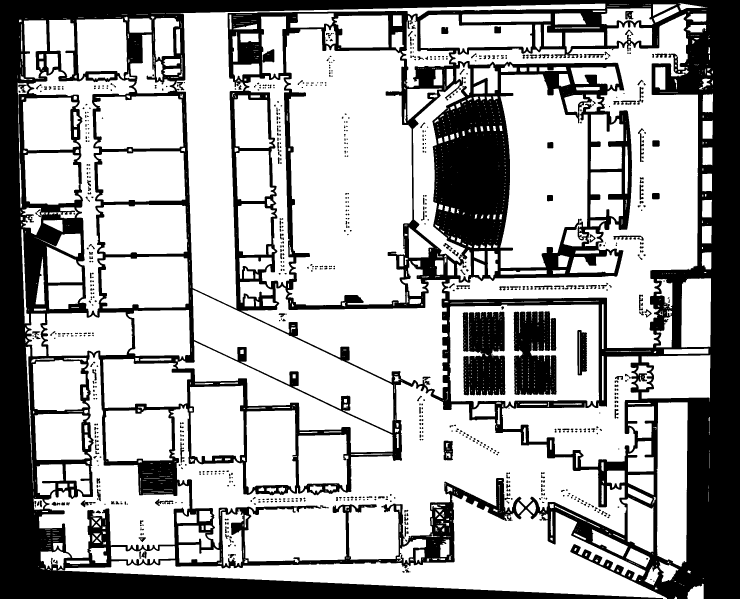
#> input picture qianli_ws/src/qianli_slam/maps/qianli_bupt_shahe_public_teaching_floor1_approx.pgm, 2220 x 1795 px, given in place of the camera (shown at 1/3 size)
$ python autotune.py
#> lines starting #> are read from the running program, lines starting #| are printed output that depends on the picture; after the words box and inside, x2 and y2 are one past the last pixel; in counts of white or black regions, pixels touching at a corner belong together
### qianli_ws/src/qianli_vision/qianli_vision/runtime_paths.py
"""ROS-independent resource paths shared by nodes and standalone tools.

Explicit overrides never silently fall back to a different robot or calibration.
Importing this module does not create directories, open devices or import ROS.
"""
from __future__ import annotations

import os
from pathlib import Path


# [8 lines left out: function project_root, not called in this run]


def project_path(relative: str = '') -> str:
    return str(project_root() / relative)


# [11 lines left out: function so101_path, not called in this run]


def parts_path(relative: str = '') -> str:
    root = Path(os.environ.get('QI_PARTS_DIR', project_path('dual_twin/mj_parts')))
    return str(root.expanduser() / relative)


# [32 lines left out: functions robot_urdf_path, arm_source_path, driver_params_path, not called in this run]


def calibration_path(filename: str = '') -> str:
    root = Path(os.environ.get('QI_CALIB_DIR', project_path('calib'))).expanduser()
    return str(root / filename)


def camera_source(value):
    """OpenCV accepts both integer indices and stable V4L2 device paths."""
    if isinstance(value, int):
        return value
    value = os.fspath(value)
    return int(value) if value.isdecimal() else value


def default_camera():
    return camera_source(os.environ.get('QI_CAMERA', '0'))


def open_video_capture(source=None, *args, **kwargs):
    """Open a camera with an optional machine-specific transport format.

    QI_CAMERA_FOURCC=MJPG avoids raw YUYV USB bandwidth failures in VMware.
    With no override, OpenCV retains its existing backend and format defaults.
    Video files/URLs retain their decoder settings.
    """
    import cv2
    source = default_camera() if source is None else camera_source(source)
    fourcc = os.environ.get('QI_CAMERA_FOURCC', '')
    device = isinstance(source, int) or str(source).startswith('/dev/')
    if device and fourcc and len(fourcc) != 4:
        raise ValueError('QI_CAMERA_FOURCC must contain four characters, e.g. MJPG')
    capture = cv2.VideoCapture(source, *args, **kwargs)
    if device and fourcc and capture.isOpened():
        if not capture.set(cv2.CAP_PROP_FOURCC, cv2.VideoWriter_fourcc(*fourcc)):
            capture.release()
            raise RuntimeError(f'Camera {source} cannot select format {fourcc}')
    return capture


# [4 lines left out: function default_arm_port, not called in this run]

### qianli_ws/src/qianli_vision/scripts/autotune.py
#!/usr/bin/env python3
"""自动调参：遍历 HSV 阈值，找出能稳定锁定物块的参数组合

目标物块特征（用户给定）：
  轮廓面积 330~350 px
  长宽差 <= 5（立方体投影接近正方形）
  最长边 20~50 px

输出：
  /tmp/autotune_raw.png    原始帧（带 ROI）
  /tmp/autotune_best.png   最佳参数下的标注图
  /tmp/autotune_mask.png   最佳参数下的掩码
  控制台：各候选参数组合的命中统计
"""

from project_paths import open_video_capture

from project_paths import default_camera

import itertools
import sys

import cv2
import numpy as np

# ROI（默认用之前框选的位置；None = 全画面）
ROI = (205, 143, 281, 216)

AREA_MIN, AREA_MAX = 330, 350
DIFF_MAX = 5
SIZE_MIN, SIZE_MAX = 20, 50

cap = open_video_capture(default_camera())
if not cap.isOpened():
    print('无法打开相机')
    sys.exit(1)
cap.set(cv2.CAP_PROP_FRAME_WIDTH, 640)
cap.set(cv2.CAP_PROP_FRAME_HEIGHT, 480)

# 抓 7 帧取中值，抑制噪声
frames = []
for _ in range(7):
    ok, f = cap.read()
    if ok:
        frames.append(f)
#> this loop made 7 passes
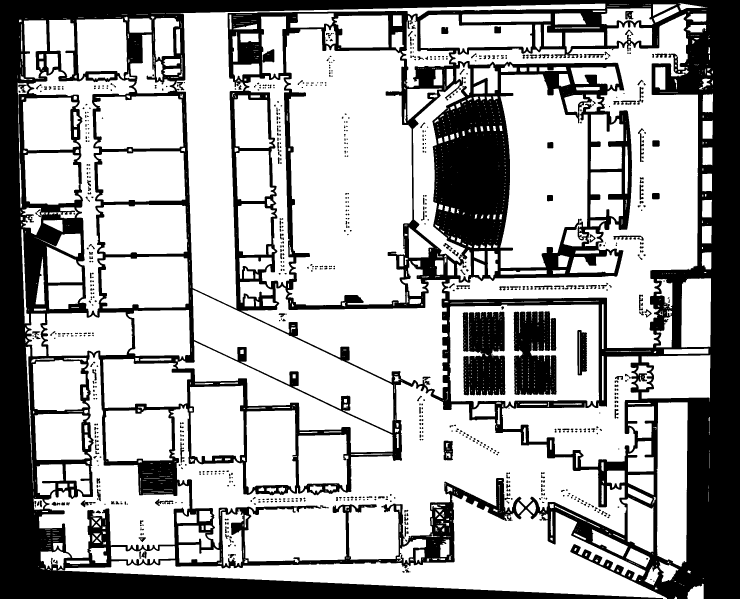
#> input picture qianli_ws/src/qianli_slam/maps/qianli_bupt_shahe_public_teaching_floor1_approx.pgm, 2220 x 1795 px, given in place of the camera (shown at 1/3 size)
#> after the loop, frames = 7 items
cap.release()
if not frames:
    print('读帧失败')
    sys.exit(1)
frame = np.median(np.array(frames), axis=0).astype(np.uint8)
#> frame is the input picture: shape (1795, 2220, 3); 67.5% white; 814 black regions (294 under 20 px), largest, box (x1, y1, x2, y2) and area: (0, 0, 2220, 1795) 1199168, (1541, 934, 1670, 1185) 26526, (1390, 934, 1516, 1186) 26440
print(f'抓帧 {len(frames)} 张，取中值。画面 {frame.shape[1]}x{frame.shape[0]}')
#| 抓帧 7 张，取中值。画面 2220x1795

x, y, w, h = ROI if ROI else (0, 0, frame.shape[1], frame.shape[0])
#> x = 205; y = 143; w = 281; h = 216
roi = frame[y:y + h, x:x + w].copy()
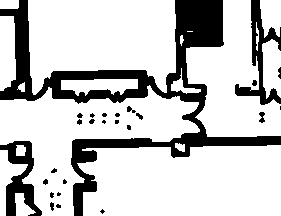
#> roi: shape (216, 281, 3); 77.9% white; 26 black regions (12 under 20 px), largest, box (x1, y1, x2, y2) and area: (0, 0, 281, 216) 10312, (0, 141, 42, 216) 1335, (235, 0, 281, 105) 1331
hsv_roi = cv2.cvtColor(roi, cv2.COLOR_BGR2HSV)
#> hsv_roi: shape (216, 281, 3); mean H, S, V 0, 0, 198.6

vis = frame.copy()
cv2.rectangle(vis, (x, y), (x + w, y + h), (255, 0, 0), 2)
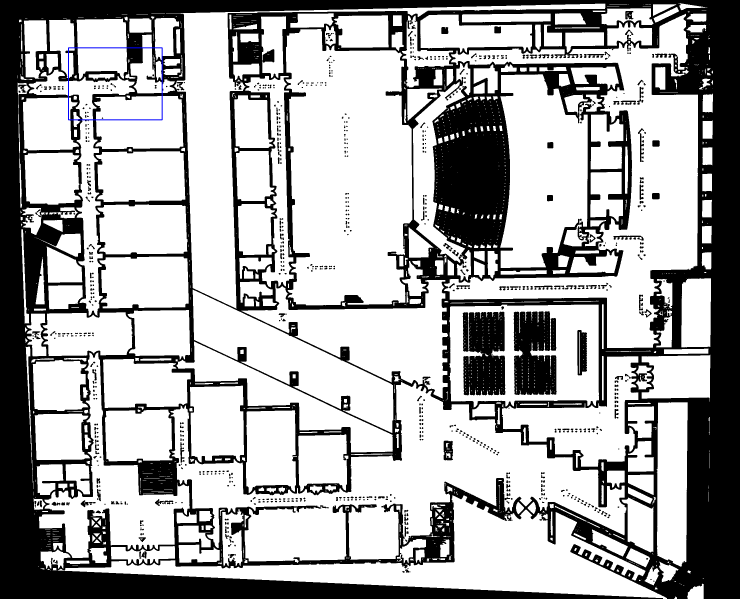
#> vis: shape (1795, 2220, 3) (shown at 1/3 size); 0.07% of pixels changed, all inside (x1, y1, x2, y2) = (204, 142, 488, 361); drawn as B, G, R
cv2.imwrite('/tmp/autotune_raw.png', vis)

k = cv2.getStructuringElement(cv2.MORPH_RECT, (3, 3))


def candidates(s_max, v_min, v_max, area_lo, area_hi):
    """返回满足面积+正方形+尺寸过滤的候选 (area, bx, by, bw, bh)。"""
    mask = cv2.inRange(hsv_roi, (0, 0, v_min), (179, s_max, v_max))
    mask = cv2.morphologyEx(mask, cv2.MORPH_OPEN, k)
    mask = cv2.morphologyEx(mask, cv2.MORPH_CLOSE, k)
    cnts, _ = cv2.findContours(mask, cv2.RETR_EXTERNAL,
                               cv2.CHAIN_APPROX_SIMPLE)
    out = []
    for c in cnts:
        a = cv2.contourArea(c)
        if not (area_lo <= a <= area_hi):
            continue
        bx, by, bw, bh = cv2.boundingRect(c)
        if DIFF_MAX > 0 and abs(bw - bh) > DIFF_MAX:
            continue
        if not (SIZE_MIN <= max(bw, bh) <= SIZE_MAX):
            continue
        out.append((a, bx, by, bw, bh))
    return out, mask


print('\n=== 阶段1：宽松面积(200~700)看有哪些区域 ===')
s_max_list = [100, 115, 127, 140, 155]
v_min_list = [120, 130, 140, 143, 150, 160]
v_max_list = [167, 175, 185, 200, 215]
best = None
for s_max, v_min, v_max in itertools.product(s_max_list, v_min_list,
                                             v_max_list):
    if v_min >= v_max:
        continue
    cands, _ = candidates(s_max, v_min, v_max, 200, 700)
    if len(cands) == 1:
        a, bx, by, bw, bh = cands[0]
        # 优先：面积接近 330~350，且正方形
        score = abs(a - 340) + abs(bw - bh) * 5
        print(f'  S_MAX={s_max} V={v_min}-{v_max}: 1个候选 '
              f'area={int(a)} {bw}x{bh} score={score:.0f}')
        if best is None or score < best[0]:
            best = (score, s_max, v_min, v_max, cands[0])

print('\n=== 阶段2：严格面积 330~350 验证 ===')
if best:
    score, s_max, v_min, v_max, _ = best
    cands, mask = candidates(s_max, v_min, v_max, AREA_MIN, AREA_MAX)
    print(f'最佳候选参数 S_MAX={s_max} V_MIN={v_min} V_MAX={v_max}')
    print(f'严格过滤后候选数: {len(cands)}')
    for a, bx, by, bw, bh in cands:
        print(f'  area={int(a)} bbox=({bx},{by}) {bw}x{bh} '
              f'长宽差={abs(bw - bh)}')

    # 保存标注图
    display = frame.copy()
    cv2.rectangle(display, (x, y), (x + w, y + h), (255, 0, 0), 2)
    for i, (a, bx, by, bw, bh) in enumerate(cands):
        color = (0, 255, 0) if i == 0 else (0, 200, 255)
        cv2.rectangle(display, (x + bx, y + by),
                      (x + bx + bw, y + by + bh), color, 2)
        cv2.putText(display, f'a={int(a)} {bw}x{bh}',
                    (x + bx, y + by - 6), cv2.FONT_HERSHEY_SIMPLEX, 0.5,
                    color, 1)
    cv2.putText(display, f'S={s_max} V={v_min}-{v_max} n={len(cands)}',
                (10, 25), cv2.FONT_HERSHEY_SIMPLEX, 0.6, (0, 255, 255), 2)
    cv2.imwrite('/tmp/autotune_best.png', display)
    cv2.imwrite('/tmp/autotune_mask.png', mask)

    # 打印该参数下 ROI 内所有轮廓（不过滤），帮助判断
    mask2 = cv2.inRange(hsv_roi, (0, 0, v_min), (179, s_max, v_max))
    mask2 = cv2.morphologyEx(mask2, cv2.MORPH_OPEN, k)
    mask2 = cv2.morphologyEx(mask2, cv2.MORPH_CLOSE, k)
    cnts, _ = cv2.findContours(mask2, cv2.RETR_EXTERNAL,
                               cv2.CHAIN_APPROX_SIMPLE)
    allc = sorted(((cv2.contourArea(c),) + cv2.boundingRect(c)
                   for c in cnts), reverse=True)
    print(f'\n该参数下 ROI 内全部轮廓（前8，未过滤）:')
    for a, bx, by, bw, bh in allc[:8]:
        print(f'  area={int(a)} bbox=({bx},{by}) {bw}x{bh} 差={abs(bw-bh)}')
else:
    print('未找到恰好 1 个候选的参数组合')
print('\n已保存 /tmp/autotune_raw.png /tmp/autotune_best.png '
      '/tmp/autotune_mask.png')

$ run again, on qianli_ws/src/qianli_slam/maps/qianli_bupt_shahe_public_teaching_floor1_clean_abstract_v0_2.pgm
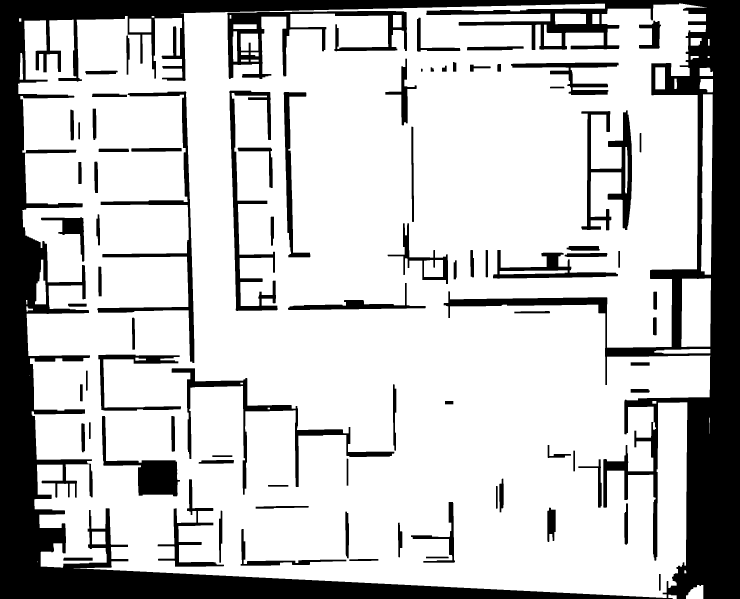
#> input picture qianli_ws/src/qianli_slam/maps/qianli_bupt_shahe_public_teaching_floor1_clean_abstract_v0_2.pgm, 2220 x 1795 px, given in place of the camera (shown at 1/3 size)
#> the loop `for _ in range(7):` made 7 passes
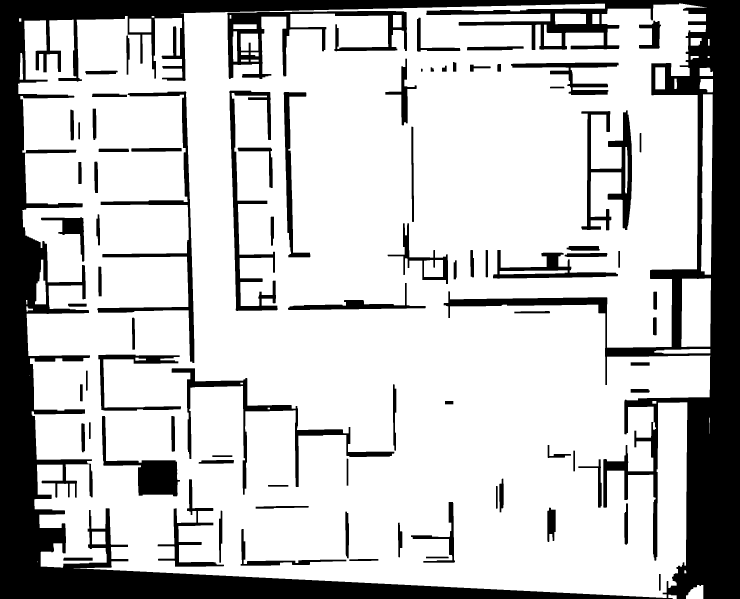
#> input picture qianli_ws/src/qianli_slam/maps/qianli_bupt_shahe_public_teaching_floor1_clean_abstract_v0_2.pgm, 2220 x 1795 px, given in place of the camera (shown at 1/3 size)
#> after the loop `for _ in range(7):`: frames = 7 items
#> frame is the input picture: shape (1795, 2220, 3); 77.1% white; 81 black regions, largest, box (x1, y1, x2, y2) and area: (0, 0, 2220, 1795) 672945, (682, 33, 1221, 237) 26298, (276, 274, 583, 1089) 21969
#| 抓帧 7 张，取中值。画面 2220x1795
#> `roi = frame[y:y + h, x:x + w].copy()`:
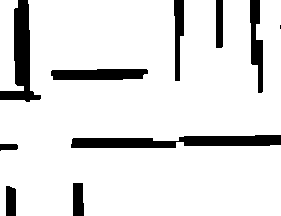
#> roi: shape (216, 281, 3); 88.5% white; 10 black regions (1 under 20 px), largest, box (x1, y1, x2, y2) and area: (71, 135, 281, 148) 1987, (0, 0, 41, 102) 1659, (51, 69, 148, 80) 962
#> hsv_roi: shape (216, 281, 3); mean H, S, V 0, 0, 225.6
#> `cv2.rectangle(vis, (x, y), (x + w, y + h), (255, 0, 0), 2)`:
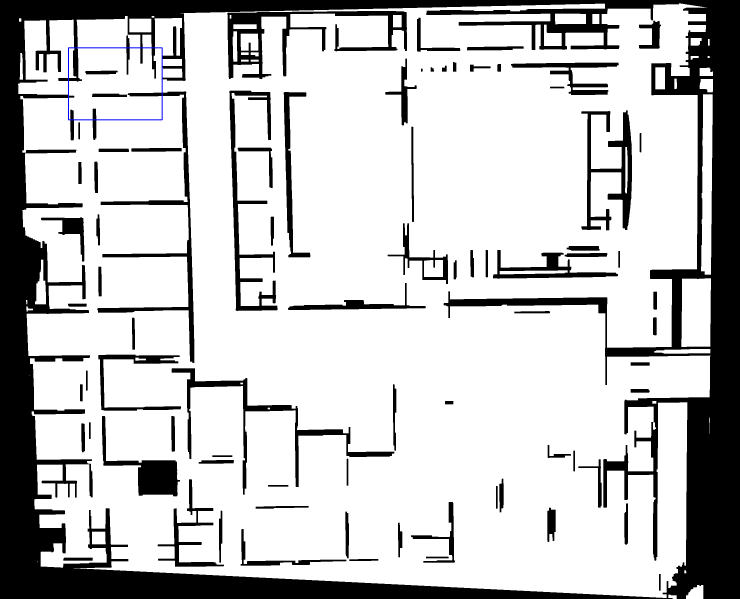
#> vis: shape (1795, 2220, 3) (shown at 1/3 size); 0.07% of pixels changed, all inside (x1, y1, x2, y2) = (204, 142, 488, 361); drawn as B, G, R
